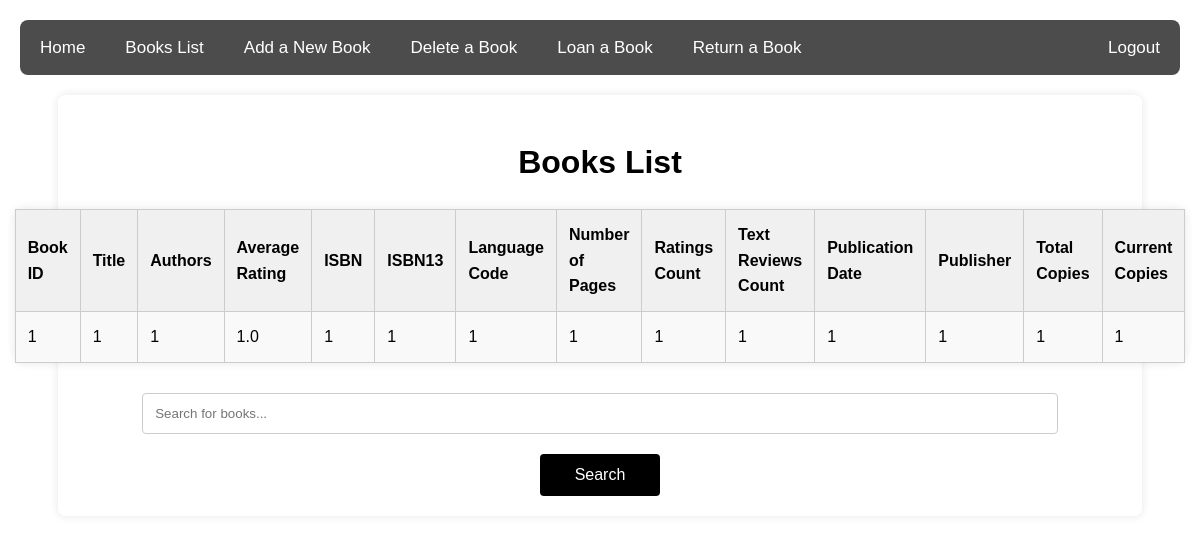
Page /books_list (signed in) on the earlier database version.
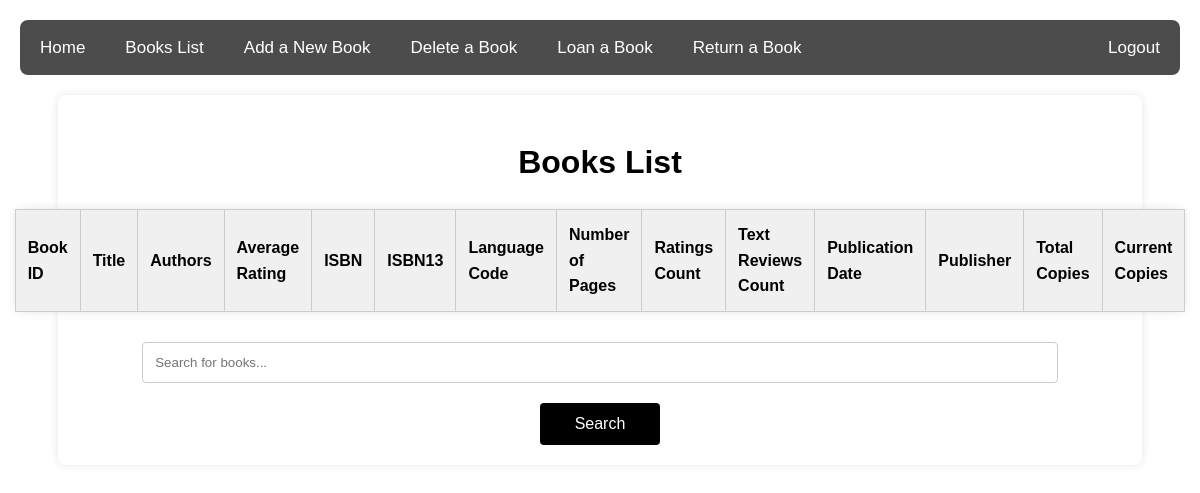
Same page on the later database version.
### app.py (models this page shows, shortened)
class Books(db.Model):
    bookID = db.Column(db.String(250), primary_key=True, nullable=False)
    title = db.Column(db.String(250), nullable=False)
    authors = db.Column(db.String(250))
    average_rating = db.Column(db.String(250))
    isbn = db.Column(db.String(250))
    isbn13 = db.Column(db.String(250))
    language_code = db.Column(db.String(250))
    num_pages = db.Column(db.Integer)
    ratings_count = db.Column(db.Integer)
    text_reviews_count = db.Column(db.Integer)
    publication_date = db.Column(db.String(250))
    publisher = db.Column(db.String(250))
    no_of_copies_total = db.Column(db.Integer)
    no_of_copies_current = db.Column(db.Integer)

### app.py (the view)
@app.route('/books_list')
@login_required
def books_list():
    books = Books.query.all()
    return render_template('books_list.html', books=books)

### app.py (called while the page is built)
@login_manager.user_loader
def load_user(user_id):
    return User.query.get(int(user_id))

### templates/books_list.html (shortened to what this page needs)
<!DOCTYPE html>
<html lang="en">
<head>
    <link rel="stylesheet" href="/static/css/styles.css">
</head>
<body>
   <nav>
    <div class="left-links">
        <a href="home">Home</a>
        <a href="books_list">Books List</a>
        {% if session['is_admin'] == 1 %}
            <a href="add_book">Add a New Book</a>
            <a href="delete_book">Delete a Book</a>
        {% endif %}
        <a href="loan_book">Loan a Book</a>
        <a href="return_book">Return a Book</a>
    </div>
    <a href="logout" class="right-link">Logout</a>
</nav>
    <form action="{{ url_for('search') }}" method="get">
        <h1>Books List</h1>
    <table title="Book List">
        <tr>
            <th>Book ID</th>
            <th>Title</th>
            <th>Authors</th>
            <th>Average Rating</th>
            <th>ISBN</th>
            <th>ISBN13</th>
            <th>Language Code</th>
            <th>Number of Pages</th>
            <th>Ratings Count</th>
            <th>Text Reviews Count</th>
            <th>Publication Date</th>
            <th>Publisher</th>
            <th>Total Copies</th>
            <th>Current Copies</th>
        </tr>
        {% for book in books %}
        <tr>
            <td>{{ book.bookID }}</td>
            <td>{{ book.title }}</td>
            <td>{{ book.authors }}</td>
            <td>{{ book.average_rating }}</td>
            <td>{{ book.isbn }}</td>
            <td>{{ book.isbn13 }}</td>
            <td>{{ book.language_code }}</td>
            <td>{{ book.num_pages }}</td>
            <td>{{ book.ratings_count }}</td>
            <td>{{ book.text_reviews_count }}</td>
            <td>{{ book.publication_date }}</td>
            <td>{{ book.publisher }}</td>
            <td>{{ book.no_of_copies_total }}</td>
            <td>{{ book.no_of_copies_current }}</td>
        </tr>
        {% endfor %}
    </table>
        <input type="text" name="query" placeholder="Search for books..." value="{{ request.args.get('query', '') }}">
        <button type="submit">Search</button>
    </form>
</body>
</html>

### static/css/styles.css (style rules this page uses)
html, body { height: 100%; margin: 0; }
body { font-family: Arial, sans-serif; background-image: url('/static/images/library.jpg'); background-size: cover; background-position: center; background-repeat: no-repeat; background-attachment: fixed; color: #000; padding: 20px; line-height: 1.6; overflow-x: hidden; }
nav { background-color: rgba(0, 0, 0, 0.7); overflow: hidden; border-radius: 8px; margin-bottom: 20px; }
nav a { float: left; display: block; color: white; text-align: center; padding: 14px 20px; text-decoration: none; font-size: 17px; transition: background-color 0.3s ease; }
nav .right-link { float: right; display: block; color: white; text-align: center; padding: 14px 20px; text-decoration: none; font-size: 17px; transition: background-color 0.3s ease; }
h1 { color: #000; text-align: center; }
form { background-color: rgba(255, 255, 255, 0.9); padding: 20px; margin-bottom: 20px; border-radius: 8px; box-shadow: 0 0 10px rgba(0, 0, 0, 0.1); max-width: 90%; align-items: center; display: flex; flex-direction: column; margin-left: auto; margin-right: auto; }
input[type="text"], input[type="number"], input[type="date"], input[type="password"] { margin: 10px 0; margin-bottom: 20px; padding: 12px; width: calc(90% - 24px); box-sizing: border-box; border: 1px solid #ccc; border-radius: 4px; background-color: #fff; color: #000; }
button { padding: 12px; background-color: #000; color: white; border: none; border-radius: 4px; cursor: pointer; font-size: 16px; transition: background-color 0.3s ease; width: 10vw; }
table { width: 100%; border-collapse: collapse; margin-bottom: 20px; background-color: #fff; border-radius: 8px; box-shadow: 0 0 10px rgba(0, 0, 0, 0.1); color: #000; }
table, th, td { border: 1px solid #ccc; }
th, td { padding: 12px; text-align: left; }
th { background-color: #f0f0f0; }

Differences in the rows shown:
removed Books: bookID "1", title "1", authors "1", average_rating "1.0", isbn "1", isbn13 "1", language_code "1", num_pages "1", ratings_count "1", text_reviews_count "1", publication_date "1", publisher "1", no_of_copies_total "1", no_of_copies_current "1"
